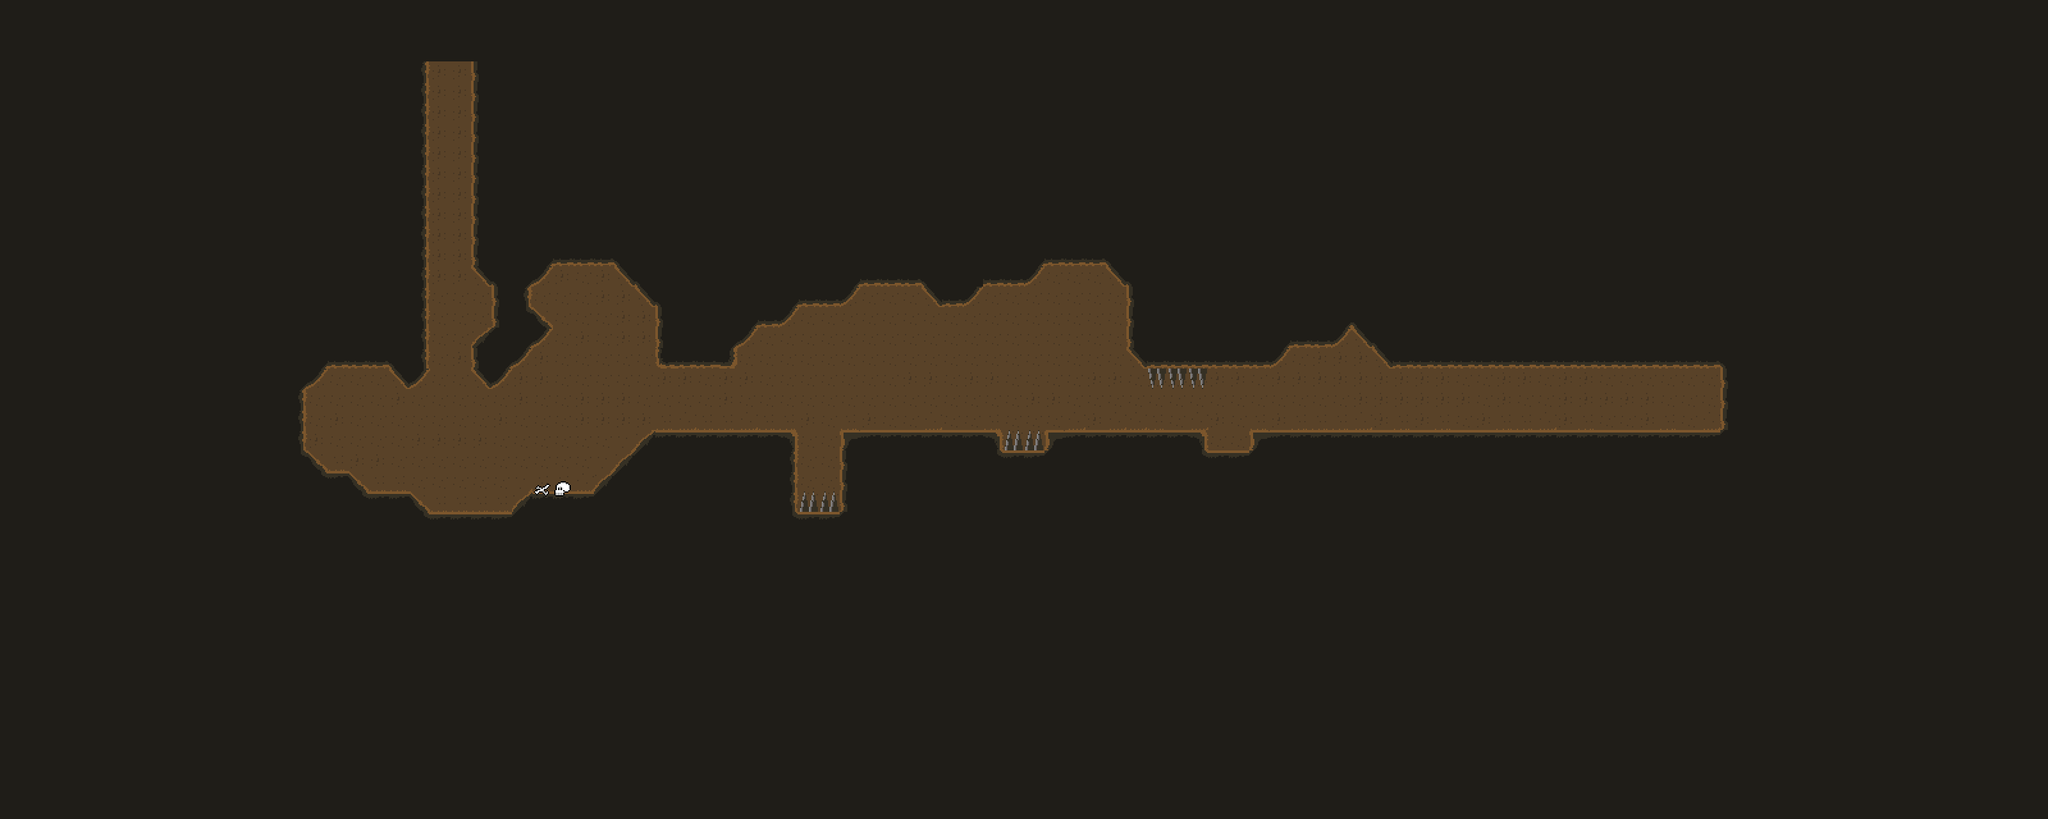

The image is a tile-based game level rendered from a .tmx file. Its description and source (layers, tilesets, objects; grid data summarised) follow:
An orthogonal 100x40 tile map with 32x32 px tiles, 2 tile layers (background, object), 2 tilesets and 6 objects (Player, End).

<map version="1.0" orientation="orthogonal" width="100" height="40" tilewidth="32" tileheight="32">
 <tileset firstgid="1" name="tileset" tilewidth="32" tileheight="32">
  <image source="tileset.png" trans="ffffff" width="256" height="160" />
 </tileset>
 <tileset firstgid="41" name="tilesetObject" tilewidth="32" tileheight="32">
  <image source="tilesetObject.png" width="64" height="64" />
 </tileset>
 <layer name="background" width="100" height="40">
  <data>[4000 cells, 4000 non-empty, 24 distinct tile ids]</data>
 </layer>
 <objectgroup name="begin" width="100" height="40">
  <object name="Player" x="688" y="754" width="30" height="30" />
 </objectgroup>
 <layer name="object" width="100" height="40">
  <data>[4000 cells, 4 non-empty, 4 distinct tile ids]</data>
 </layer>
 <objectgroup name="end" width="100" height="40">
  <object name="End" x="2258" y="635" width="36" height="34" />
 </objectgroup>
 <objectgroup name="message" width="100" height="40">
  <object x="832" y="731" width="48" height="38">
   <properties>
    <property name="message" value="Hey there buddy! it seems that you did't survive the fall. Good luck finding your way out. " />
   </properties>
  </object>
  <object x="1342" y="616" width="66" height="60">
   <properties>
    <property name="message" value="Too easy !" />
   </properties>
  </object>
  <object x="694" y="746" width="48" height="38">
   <properties>
    <property name="message" value="Ohh.. Where am I ? This place scares me to death. " />
   </properties>
  </object>
  <object x="1759" y="609" width="66" height="60">
   <properties>
    <property name="message" value="What's happens if I jump ?" />
   </properties>
  </object>
 </objectgroup>
</map>
